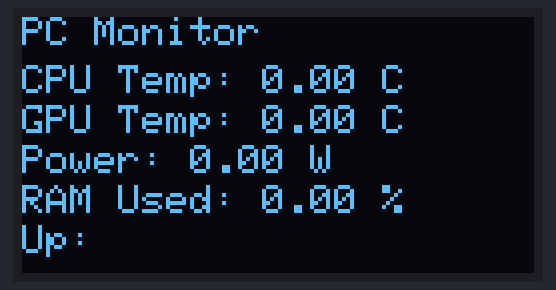
A sketch run on a simulated ESP32. Shown: 128×64 one-colour display. WiFi joins after 1.5 s; servers stay silent unless stated; what the sketch prints to the serial monitor is not drawn.

Above: at 1.6 s.

The sketch:

esp.ino
```cpp
#include <WiFi.h>
#include <WebServer.h>
#include <ArduinoJson.h>
#include <Wire.h>
#include <Adafruit_GFX.h>
#include <Adafruit_SSD1306.h>

#define SCREEN_WIDTH 128
#define SCREEN_HEIGHT 64

Adafruit_SSD1306 oled(SCREEN_WIDTH, SCREEN_HEIGHT, &Wire, -1);

const char* ssid = "wifiId";
const char* password = "password";

WebServer server(80);

float cpuTemp = 0;
float gpuTemp = 0;
float power = 0;
float ramUsed = 0;
String sessionUptime = "";


void drawStats() {
  oled.clearDisplay();

  oled.setTextColor(SSD1306_WHITE);
  oled.setTextSize(1);

  oled.setCursor(0, 0);
  oled.println("PC Monitor");

  oled.setCursor(0, 12);
  oled.print("CPU Temp: "); oled.print(cpuTemp); oled.println(" C");

  oled.setCursor(0, 22);
  oled.print("GPU Temp: "); oled.print(gpuTemp); oled.println(" C");

  oled.setCursor(0, 32);
  oled.print("Power: "); oled.print(power); oled.println(" W");

  oled.setCursor(0, 42);
  oled.print("RAM Used: "); oled.print(ramUsed); oled.println(" %");

  oled.setCursor(0, 52);
  oled.print("Up: "); oled.println(sessionUptime);

  oled.display();
}


void recieveData() {
  if (!server.hasArg("plain")) {
    server.send(400, "text/plain", "No JSON");
    return;
  }

  String body = server.arg("plain");
  StaticJsonDocument<512> doc;
  DeserializationError error = deserializeJson(doc, body);

  if (error) {
    server.send(400, "text/plain", "Invalid JSON");
    return;
  }

  cpuTemp = doc["cpuTemp"];
  gpuTemp = doc["gpuTemp"];
  power = doc["totalPower"];
  ramUsed = doc["ramUsed"];
  sessionUptime = doc["sessionUptimeFormatted"].as<String>();

  drawStats();

  server.send(200, "text/plain", "OK");
}

void setup() {
  Serial.begin(115200);


  if(!oled.begin(SSD1306_SWITCHCAPVCC, 0x3C)) {
    Serial.println("SSD1306 allocation failed");
    for(;;);
  }
  oled.clearDisplay();


  // WiFi
  WiFi.begin(ssid, password);
  Serial.print("Connecting to WiFi");
  while (WiFi.status() != WL_CONNECTED) {
    delay(500);
    Serial.print(".");
  }
  Serial.println("\n WiFi connected");
  Serial.print("ESP32 IP: ");
  Serial.println(WiFi.localIP());

  // server
  server.on("/data", HTTP_POST, recieveData);
  server.begin();
  Serial.println("HTTP server started");

  drawStats();
}

void loop() {
  server.handleClient();
}
```
